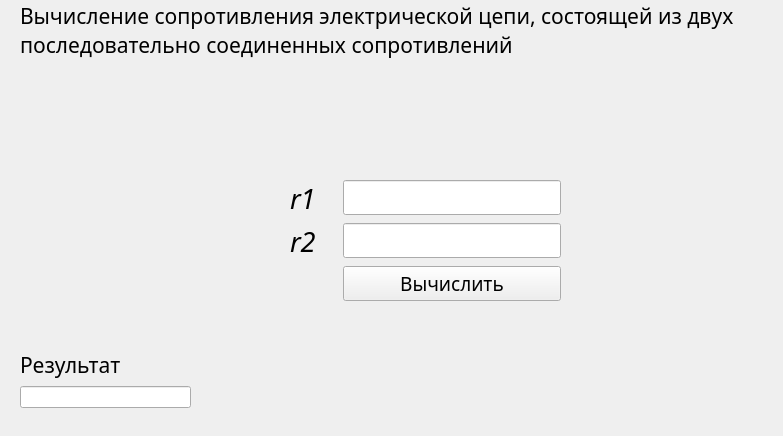
<?xml version="1.0" encoding="UTF-8"?>
<ui version="4.0">
 <class>resistance_series_connected_Window</class>
 <widget class="QMainWindow" name="resistance_series_connected_Window">
  <property name="geometry">
   <rect>
    <x>0</x>
    <y>0</y>
    <width>783</width>
    <height>436</height>
   </rect>
  </property>
  <property name="windowTitle">
   <string>MainWindow</string>
  </property>
  <widget class="QWidget" name="centralwidget">
   <widget class="QWidget" name="formLayoutWidget">
    <property name="geometry">
     <rect>
      <x>270</x>
      <y>160</y>
      <width>321</width>
      <height>171</height>
     </rect>
    </property>
    <layout class="QFormLayout" name="input_frame">
     <property name="leftMargin">
      <number>20</number>
     </property>
     <property name="topMargin">
      <number>20</number>
     </property>
     <property name="rightMargin">
      <number>30</number>
     </property>
     <property name="bottomMargin">
      <number>20</number>
     </property>
     <item row="2" column="0">
      <widget class="QLabel" name="r2_label">
       <property name="font">
        <font>
         <family>Source Code Pro Medium</family>
         <pointsize>20</pointsize>
         <italic>true</italic>
        </font>
       </property>
       <property name="text">
        <string>r2   </string>
       </property>
      </widget>
     </item>
     <item row="2" column="1">
      <widget class="QLineEdit" name="r2_input">
       <property name="font">
        <font>
         <family>Source Code Pro</family>
         <pointsize>14</pointsize>
         <italic>false</italic>
         <bold>false</bold>
        </font>
       </property>
       <property name="text">
        <string/>
       </property>
      </widget>
     </item>
     <item row="0" column="1">
      <widget class="QLineEdit" name="r1_input">
       <property name="font">
        <font>
         <family>Source Code Pro</family>
         <pointsize>14</pointsize>
         <italic>false</italic>
         <bold>false</bold>
        </font>
       </property>
       <property name="text">
        <string/>
       </property>
      </widget>
     </item>
     <item row="0" column="0">
      <widget class="QLabel" name="r1_label">
       <property name="font">
        <font>
         <family>Source Code Pro Medium</family>
         <pointsize>20</pointsize>
         <italic>true</italic>
        </font>
       </property>
       <property name="text">
        <string>r1   </string>
       </property>
      </widget>
     </item>
     <item row="3" column="1">
      <widget class="QPushButton" name="resistance_series_connected_result_button">
       <property name="font">
        <font>
         <family>Source Code Pro Medium</family>
         <pointsize>14</pointsize>
         <bold>false</bold>
        </font>
       </property>
       <property name="text">
        <string>Вычислить</string>
       </property>
      </widget>
     </item>
    </layout>
   </widget>
   <widget class="QWidget" name="formLayoutWidget_2">
    <property name="geometry">
     <rect>
      <x>0</x>
      <y>340</y>
      <width>221</width>
      <height>91</height>
     </rect>
    </property>
    <layout class="QFormLayout" name="result_frame">
     <property name="leftMargin">
      <number>20</number>
     </property>
     <property name="topMargin">
      <number>10</number>
     </property>
     <property name="rightMargin">
      <number>30</number>
     </property>
     <property name="bottomMargin">
      <number>0</number>
     </property>
     <item row="0" column="0">
      <widget class="QLabel" name="label">
       <property name="font">
        <font>
         <family>Source Code Pro</family>
         <pointsize>16</pointsize>
        </font>
       </property>
       <property name="text">
        <string>Результат</string>
       </property>
      </widget>
     </item>
     <item row="1" column="0" colspan="2">
      <widget class="QLineEdit" name="result_text">
       <property name="text">
        <string/>
       </property>
      </widget>
     </item>
    </layout>
   </widget>
   <widget class="QLabel" name="img">
    <property name="geometry">
     <rect>
      <x>330</x>
      <y>70</y>
      <width>231</width>
      <height>91</height>
     </rect>
    </property>
    <property name="text">
     <string/>
    </property>
    <property name="pixmap">
     <pixmap>../../../formula4.png</pixmap>
    </property>
    <property name="alignment">
     <set>Qt::AlignmentFlag::AlignCenter</set>
    </property>
   </widget>
   <widget class="QLabel" name="resistance_series_connected_label">
    <property name="geometry">
     <rect>
      <x>20</x>
      <y>0</y>
      <width>781</width>
      <height>61</height>
     </rect>
    </property>
    <property name="font">
     <font>
      <family>Source Code Pro</family>
      <pointsize>16</pointsize>
     </font>
    </property>
    <property name="text">
     <string>Вычисление сопротивления электрической цепи, состоящей из двух последовательно соединенных сопротивлений</string>
    </property>
    <property name="wordWrap">
     <bool>true</bool>
    </property>
   </widget>
  </widget>
 </widget>
 <resources/>
 <connections/>
</ui>
